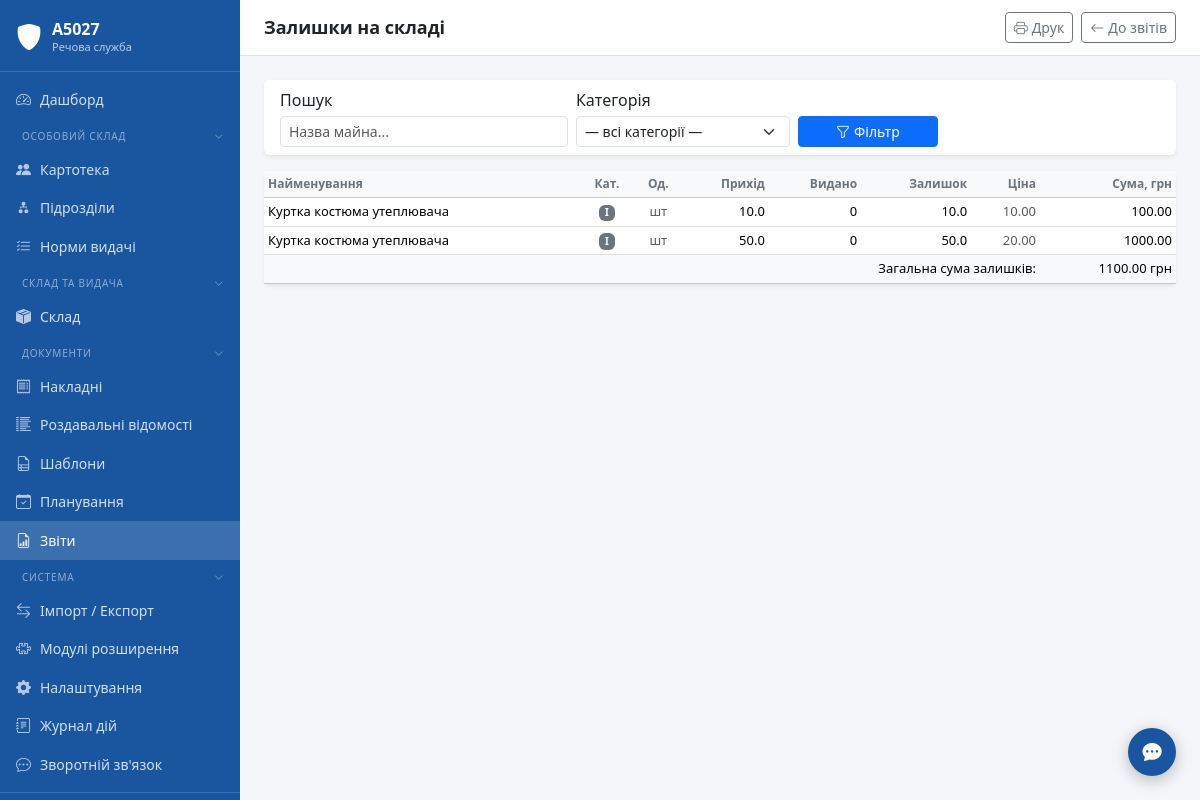
The app's page /reports/stock (signed in) with its own data.
### tables this page shows
CREATE TABLE settings (
            key TEXT PRIMARY KEY,
            value TEXT NOT NULL DEFAULT '',
            updated_at TEXT NOT NULL DEFAULT (datetime('now','localtime'))
        );

CREATE TABLE item_dictionary (
            id INTEGER PRIMARY KEY AUTOINCREMENT,
            name TEXT NOT NULL UNIQUE,
            unit_of_measure TEXT NOT NULL DEFAULT 'шт',
            -- Ознаки
            is_inventory INTEGER NOT NULL DEFAULT 0,
            has_serial_number INTEGER NOT NULL DEFAULT 0,
            needs_passport INTEGER NOT NULL DEFAULT 0,
            needs_exploitation_act INTEGER NOT NULL DEFAULT 0,
            -- Класифікація
            season TEXT NOT NULL DEFAULT 'demi',
            gender TEXT NOT NULL DEFAULT 'unisex',
            -- Норми: офіцери
            officer_norm_qty REAL NOT NULL DEFAULT 1,
            officer_wear_period INTEGER NOT NULL DEFAULT 0,
            -- Норми: солдати/сержанти
            soldier_norm_qty REAL NOT NULL DEFAULT 1,
            soldier_wear_period INTEGER NOT NULL DEFAULT 0,
            created_at TEXT NOT NULL DEFAULT (datetime('now','localtime')),
            updated_at TEXT NOT NULL DEFAULT (datetime('now','localtime'))
        , norm_dict_id INTEGER REFERENCES norm_dictionary(id));

### modules/reports/routes.py (the view)
@bp.route("/stock")
@login_required
def stock():
    conn = get_connection()
    category_filter = request.args.get("category", "")
    search          = request.args.get("q", "").strip()
    rows = get_stock(conn)
    conn.close()
    if category_filter:
        rows = [r for r in rows if r["category"] == category_filter]
    if search:
        q = search.lower()
        rows = [r for r in rows if q in r["item_name"].lower()]
    total_sum     = sum(r["total_sum"] or 0 for r in rows)
    total_items   = len(rows)
    categories    = ["I", "II", "III"]
    return render_template(
        "reports/stock.html",
        rows=rows,
        total_sum=total_sum,
        total_items=total_items,
        categories=categories,
        category_filter=category_filter,
        search=search,
        today=date.today().isoformat(),
    )

### templates/reports/stock.html (shortened to what this page needs)
{% extends "base.html" %}
{% block page_title %}Залишки на складі{% endblock %}
{% block topbar_actions %}
<button class="btn btn-sm btn-outline-secondary" onclick="window.print()">
    <i class="bi bi-printer me-1"></i>Друк
</button>
<a href="{{ url_for('reports.index') }}" class="btn btn-sm btn-outline-secondary">
    <i class="bi bi-arrow-left me-1"></i>До звітів
</a>
{% endblock %}
{% block content %}
<form method="GET" class="card border-0 shadow-sm mb-3 no-print">
    <div class="card-body py-2">
        <div class="row g-2 align-items-end">
            <div class="col-md-4">
                <label class="form-label form-label-sm mb-1">Пошук</label>
                <input type="text" name="q" class="form-control form-control-sm"
                       value="{{ search }}" placeholder="Назва майна...">
            </div>
            <div class="col-md-3">
                <label class="form-label form-label-sm mb-1">Категорія</label>
                <select name="category" class="form-select form-select-sm">
                    <option value="">— всі категорії —</option>
                </select>
            </div>
            <div class="col-md-2">
                <button type="submit" class="btn btn-primary btn-sm w-100">
                    <i class="bi bi-funnel me-1"></i>Фільтр
                </button>
            </div>
        </div>
    </div>
</form>
<div class="card border-0 shadow-sm">
    {% if rows %}
    <div class="card-body p-0">
        <div class="table-responsive">
            <table class="table table-sm table-hover mb-0">
                <thead class="table-light">
                    <tr>
                        <th>Найменування</th>
                        <th class="text-center">Кат.</th>
                        <th class="text-center">Од.</th>
                        <th class="text-end">Прихід</th>
                        <th class="text-end">Видано</th>
                        <th class="text-end">Залишок</th>
                        <th class="text-end">Ціна</th>
                        <th class="text-end">Сума, грн</th>
                    </tr>
                </thead>
                <tbody>
                    {% for r in rows %}
                    <tr class="{% if r.qty_balance <= 0 %}table-danger{% elif r.qty_balance < 5 %}table-warning{% endif %}">
                        <td>{{ r.item_name }}</td>
                        <td class="text-center">
                            <span class="badge bg-secondary">{{ r.category }}</span>
                        </td>
                        <td class="text-center text-muted small">{{ r.unit_of_measure }}</td>
                        <td class="text-end">{{ r.qty_in }}</td>
                        <td class="text-end">{{ r.qty_out }}</td>
                        <td class="text-end fw-medium {% if r.qty_balance <= 0 %}text-danger{% endif %}">
                            {{ r.qty_balance }}
                        </td>
                        <td class="text-end text-muted small">{{ "%.2f"|format(r.price) }}</td>
                        <td class="text-end">{{ "%.2f"|format(r.total_sum or 0) }}</td>
                    </tr>
                    {% endfor %}
                </tbody>
                <tfoot class="table-light fw-medium">
                    <tr>
                        <td colspan="7" class="text-end">Загальна сума залишків:</td>
                        <td class="text-end">{{ "%.2f"|format(total_sum) }} грн</td>
                    </tr>
                </tfoot>
            </table>
        </div>
    </div>
    {% else %}
    <div class="card-body text-center py-5 text-muted">
        <i class="bi bi-box-seam fs-2 d-block mb-2"></i>
        Залишки відсутні або не відповідають фільтру
    </div>
    {% endif %}
</div>
{% endblock %}

### templates/base.html (shortened to what this page needs)
<!DOCTYPE html>
<html lang="uk">
<head>
    <link rel="stylesheet" href="{{ url_for('static', filename='css/bootstrap.min.css') }}">
    <link rel="stylesheet" href="{{ url_for('static', filename='css/bootstrap-icons.min.css') }}">
    <link rel="stylesheet" href="{{ url_for('static', filename='css/main.css') }}">
    <link rel="stylesheet" href="{{ url_for('static', filename='css/theme-' ~ (session.get('theme') or 'default') ~ '.css') }}">
</head>
<body>
<div class="app-wrapper">
    <nav class="app-sidebar">
        <a class="sidebar-brand" href="{{ url_for('dashboard') }}">
            <i class="bi bi-shield-fill sidebar-brand-icon"></i>
            <div class="sidebar-brand-text">
                <div class="title">{{ unit_name }}</div>
                <div class="subtitle">Речова служба</div>
            </div>
        </a>
        {%- set _in_docs = request.blueprint in ('invoices','rv','doc_templates','planning','reports') %}
        {%- set _in_plugins = plugin_menu_items and request.path and plugin_menu_items | selectattr('url') | list | length > 0 %}
        {%- set _sidebar_extra = slot('sidebar.items') %}
        {%- set _in_extra = _sidebar_extra and _sidebar_extra | length > 0 %}
        {%- set _in_system = request.blueprint in ('import_export','plugins','settings','audit') or request.path.startswith('/settings/') or request.path.startswith('/audit/') %}
        <ul class="nav flex-column sidebar-nav">
            <li class="nav-item">
                <a class="nav-link {% if request.endpoint == 'dashboard' %}active{% endif %}"
                   href="{{ url_for('dashboard') }}">
                    <i class="bi bi-speedometer2"></i> Дашборд
                </a>
            </li>
            <li>
                <button class="nav-section-toggle" data-section="os">
                    <span>Особовий склад</span>
                    <i class="bi bi-chevron-down nav-section-chevron"></i>
                </button>
            </li>
            <li class="nav-section-body" data-section-body="os">
                <ul class="nav flex-column">
                    <li class="nav-item">
                        <a class="nav-link {% if request.blueprint == 'personnel' %}active{% endif %}"
                           href="/personnel/">
                            <i class="bi bi-people-fill"></i> Картотека
                        </a>
                    </li>
                    <li class="nav-item">
                        <a class="nav-link {% if request.path == '/units/' or request.path.startswith('/units/') %}active{% endif %}"
                           href="/units/">
                            <i class="bi bi-diagram-2-fill"></i> Підрозділи
                        </a>
                    </li>
                    <li class="nav-item">
                        <a class="nav-link {% if request.blueprint == 'supply_norms' %}active{% endif %}"
                           href="/supply-norms/">
                            <i class="bi bi-list-check"></i> Норми видачі
                        </a>
                    </li>
                </ul>
            </li>
            <li>
                <button class="nav-section-toggle" data-section="sklad">
                    <span>Склад та видача</span>
                    <i class="bi bi-chevron-down nav-section-chevron"></i>
                </button>
            </li>
            <li class="nav-section-body" data-section-body="sklad">
                <ul class="nav flex-column">
                    <li class="nav-item">
                        <a class="nav-link {% if request.blueprint == 'warehouse' %}active{% endif %}"
                           href="/warehouse/">
                            <i class="bi bi-box-seam-fill"></i> Склад
                        </a>
                    </li>
                </ul>
            </li>
            <li>
                <button class="nav-section-toggle" data-section="docs"
                        {% if _in_docs %}data-default-open="1"{% endif %}>
                    <span>Документи</span>
                    <i class="bi bi-chevron-down nav-section-chevron"></i>
                </button>
            </li>
            <li class="nav-section-body" data-section-body="docs">
                <ul class="nav flex-column">
                    <li class="nav-item">
                        <a class="nav-link {% if request.blueprint == 'invoices' %}active{% endif %}"
                           href="/invoices/">
                            <i class="bi bi-receipt"></i> Накладні
                        </a>
                    </li>
                    <li class="nav-item">
                        <a class="nav-link {% if request.blueprint == 'rv' %}active{% endif %}"
                           href="/rv/">
                            <i class="bi bi-list-columns-reverse"></i> Роздавальні відомості
                        </a>
                    </li>
                    <li class="nav-item">
                        <a class="nav-link {% if request.blueprint == 'doc_templates' %}active{% endif %}"
                           href="/doc-templates/">
                            <i class="bi bi-file-earmark-ruled"></i> Шаблони
                        </a>
                    </li>
                    <li class="nav-item">
                        <a class="nav-link {% if request.blueprint == 'planning' %}active{% endif %}"
                           href="{{ url_for('planning.index') }}">
                            <i class="bi bi-calendar-check"></i> Планування
                        </a>
                    </li>
                    <li class="nav-item">
                        <a class="nav-link {% if request.blueprint == 'reports' %}active{% endif %}"
                           href="{{ url_for('reports.index') }}">
                            <i class="bi bi-file-earmark-bar-graph"></i> Звіти
                        </a>
                    </li>
                </ul>
            </li>
            <li>
                <button class="nav-section-toggle" data-section="system"
                        {% if _in_system %}data-default-open="1"{% endif %}>
                    <span>Система</span>
                    <i class="bi bi-chevron-down nav-section-chevron"></i>
                </button>
            </li>
            <li class="nav-section-body" data-section-body="system">
                <ul class="nav flex-column">
                    <li class="nav-item">
                        <a class="nav-link {% if request.blueprint == 'import_export' %}active{% endif %}"
                           href="{{ url_for('import_export.index') }}">
                            <i class="bi bi-arrow-left-right"></i> Імпорт / Експорт
                        </a>
                    </li>
                    <li class="nav-item">
                        <a class="nav-link {% if request.blueprint == 'plugins' %}active{% endif %}"
                           href="{{ url_for('plugins.index') }}">
                            <i class="bi bi-puzzle"></i> Модулі розширення
                        </a>
                    </li>
                    <li class="nav-item">
                        <a class="nav-link {% if request.path.startswith('/settings/') %}active{% endif %}"
                           href="/settings/">
                            <i class="bi bi-gear-fill"></i> Налаштування
                        </a>
                    </li>
                    <li class="nav-item">
                        <a class="nav-link {% if request.path.startswith('/audit/') %}active{% endif %}"
                           href="/audit/">
                            <i class="bi bi-journal-text"></i> Журнал дій
                        </a>
                    </li>
                    <li class="nav-item">
                        <a class="nav-link {% if request.path.startswith('/feedback') %}active{% endif %}"
                           href="/feedback/">
                            <i class="bi bi-chat-dots"></i> Зворотній зв'язок
                        </a>
                    </li>
                </ul>
            </li>
        </ul>
        <div class="sidebar-footer">
        </div>
    </nav>
    <div class="app-main">
        <div class="app-topbar">
            <h1>{% block page_title %}{% endblock %}</h1>
            <div class="d-flex gap-2">
                {% block topbar_actions %}{% endblock %}
            </div>
        </div>
        <div class="app-content">
            {% block content %}{% endblock %}
        </div>
    </div>
</div>
<div class="toast-container-fixed" id="toastContainer">
{% if session.get('user_id') %}
<button id="fbFloatBtn" title="Зворотній зв'язок / Повідомити про помилку"
        data-bs-toggle="modal" data-bs-target="#feedbackModal"
        style="position:fixed;bottom:1.5rem;right:1.5rem;z-index:1040;
               width:48px;height:48px;border-radius:50%;
               background:var(--app-primary);color:#fff;border:none;
               box-shadow:0 4px 16px rgba(0,0,0,.25);font-size:1.2rem;
               display:flex;align-items:center;justify-content:center;
               transition:transform .15s;">
    <i class="bi bi-chat-dots-fill"></i>
</button>
{% endif %}
</div></div>
</body>
</html>

### records on screen
settings: value "А5027"
item_dictionary: item_name "Куртка костюма утеплювача", category "I", unit_of_measure "шт", qty_in "10.0", qty_out "0", qty_balance "10.0", price "10.00", total_sum "100.00", qty_in "50.0", qty_balance "50.0", price "20.00", total_sum "1000.00"

### other values on screen
{{ "%.2f"|format(total_sum) }} "1100.00"
